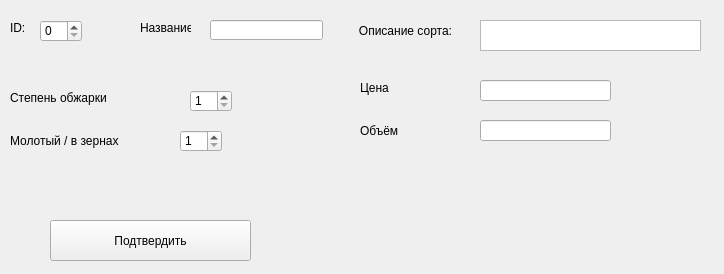
<?xml version="1.0" encoding="UTF-8"?>
<ui version="4.0">
 <class>Form</class>
 <widget class="QWidget" name="Form">
  <property name="geometry">
   <rect>
    <x>0</x>
    <y>0</y>
    <width>724</width>
    <height>274</height>
   </rect>
  </property>
  <property name="windowTitle">
   <string>Изменение / добавление сорта</string>
  </property>
  <widget class="QLabel" name="id_info">
   <property name="geometry">
    <rect>
     <x>10</x>
     <y>20</y>
     <width>21</width>
     <height>16</height>
    </rect>
   </property>
   <property name="text">
    <string>ID:</string>
   </property>
  </widget>
  <widget class="QLabel" name="name_info">
   <property name="geometry">
    <rect>
     <x>140</x>
     <y>20</y>
     <width>51</width>
     <height>16</height>
    </rect>
   </property>
   <property name="text">
    <string>Название</string>
   </property>
  </widget>
  <widget class="QLineEdit" name="name_input">
   <property name="geometry">
    <rect>
     <x>210</x>
     <y>20</y>
     <width>113</width>
     <height>20</height>
    </rect>
   </property>
  </widget>
  <widget class="QLabel" name="frying_info">
   <property name="geometry">
    <rect>
     <x>10</x>
     <y>90</y>
     <width>171</width>
     <height>16</height>
    </rect>
   </property>
   <property name="text">
    <string>Степень обжарки</string>
   </property>
  </widget>
  <widget class="QSpinBox" name="frying_input">
   <property name="geometry">
    <rect>
     <x>190</x>
     <y>90</y>
     <width>42</width>
     <height>22</height>
    </rect>
   </property>
   <property name="minimum">
    <number>1</number>
   </property>
   <property name="maximum">
    <number>5</number>
   </property>
  </widget>
  <widget class="QLabel" name="state_info">
   <property name="geometry">
    <rect>
     <x>10</x>
     <y>130</y>
     <width>161</width>
     <height>21</height>
    </rect>
   </property>
   <property name="text">
    <string>Молотый / в зернах</string>
   </property>
  </widget>
  <widget class="QSpinBox" name="state_input">
   <property name="geometry">
    <rect>
     <x>180</x>
     <y>130</y>
     <width>42</width>
     <height>22</height>
    </rect>
   </property>
   <property name="minimum">
    <number>1</number>
   </property>
   <property name="maximum">
    <number>2</number>
   </property>
  </widget>
  <widget class="QTextEdit" name="decribe_input">
   <property name="geometry">
    <rect>
     <x>480</x>
     <y>20</y>
     <width>221</width>
     <height>31</height>
    </rect>
   </property>
  </widget>
  <widget class="QLabel" name="describe_info">
   <property name="geometry">
    <rect>
     <x>340</x>
     <y>20</y>
     <width>131</width>
     <height>21</height>
    </rect>
   </property>
   <property name="text">
    <string>Описание сорта:</string>
   </property>
   <property name="alignment">
    <set>Qt::AlignCenter</set>
   </property>
  </widget>
  <widget class="QPushButton" name="confirm_button">
   <property name="geometry">
    <rect>
     <x>50</x>
     <y>220</y>
     <width>201</width>
     <height>41</height>
    </rect>
   </property>
   <property name="text">
    <string>Подтвердить</string>
   </property>
  </widget>
  <widget class="QLabel" name="price_info">
   <property name="geometry">
    <rect>
     <x>360</x>
     <y>80</y>
     <width>91</width>
     <height>16</height>
    </rect>
   </property>
   <property name="text">
    <string>Цена</string>
   </property>
  </widget>
  <widget class="QLabel" name="volume_info">
   <property name="geometry">
    <rect>
     <x>360</x>
     <y>120</y>
     <width>91</width>
     <height>21</height>
    </rect>
   </property>
   <property name="text">
    <string>Объём</string>
   </property>
  </widget>
  <widget class="QLineEdit" name="volume_input">
   <property name="geometry">
    <rect>
     <x>480</x>
     <y>120</y>
     <width>131</width>
     <height>21</height>
    </rect>
   </property>
  </widget>
  <widget class="QLineEdit" name="price_input">
   <property name="geometry">
    <rect>
     <x>480</x>
     <y>80</y>
     <width>131</width>
     <height>21</height>
    </rect>
   </property>
  </widget>
  <widget class="QSpinBox" name="id_input">
   <property name="geometry">
    <rect>
     <x>40</x>
     <y>20</y>
     <width>42</width>
     <height>22</height>
    </rect>
   </property>
  </widget>
 </widget>
 <resources/>
 <connections/>
</ui>
